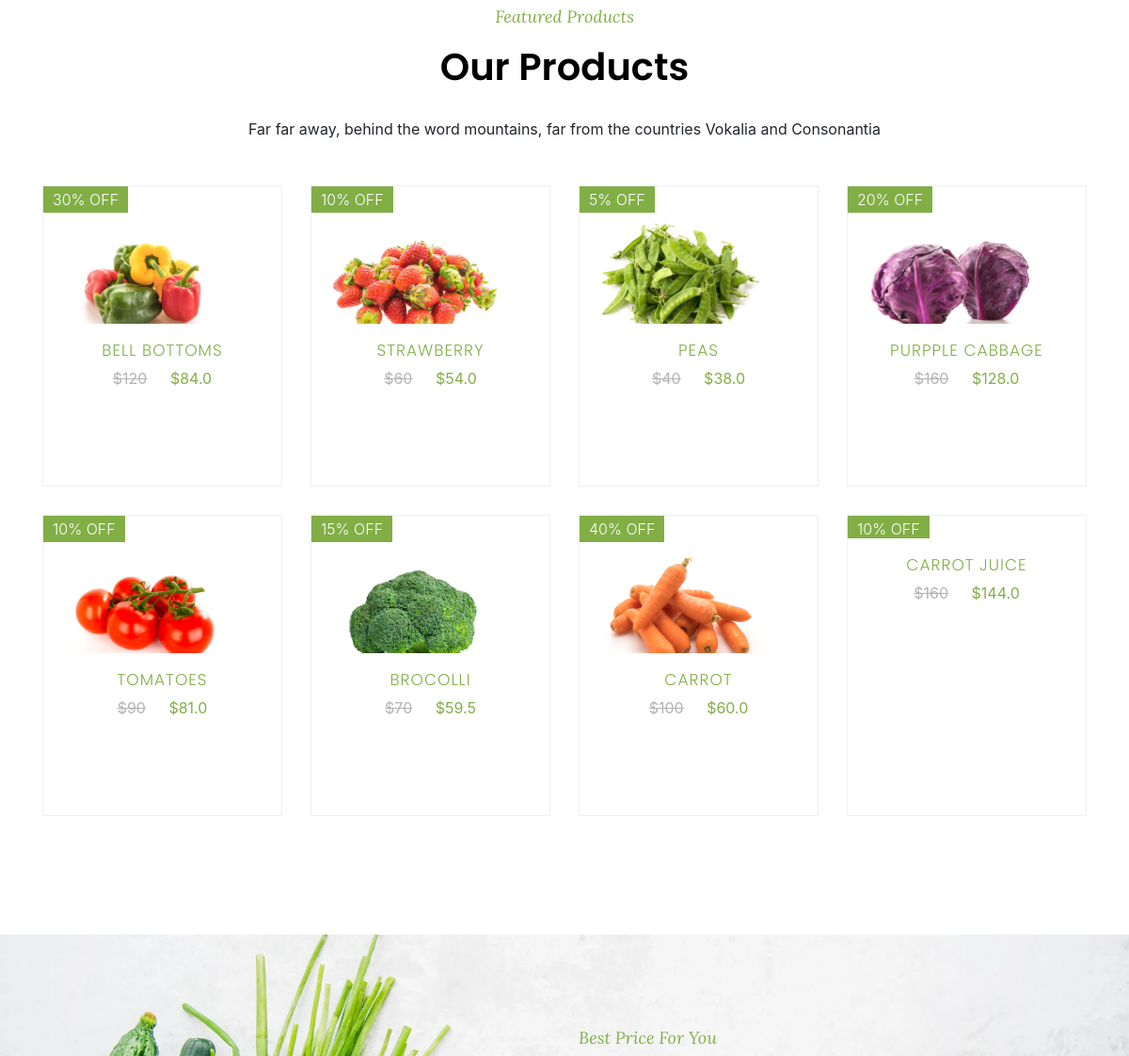
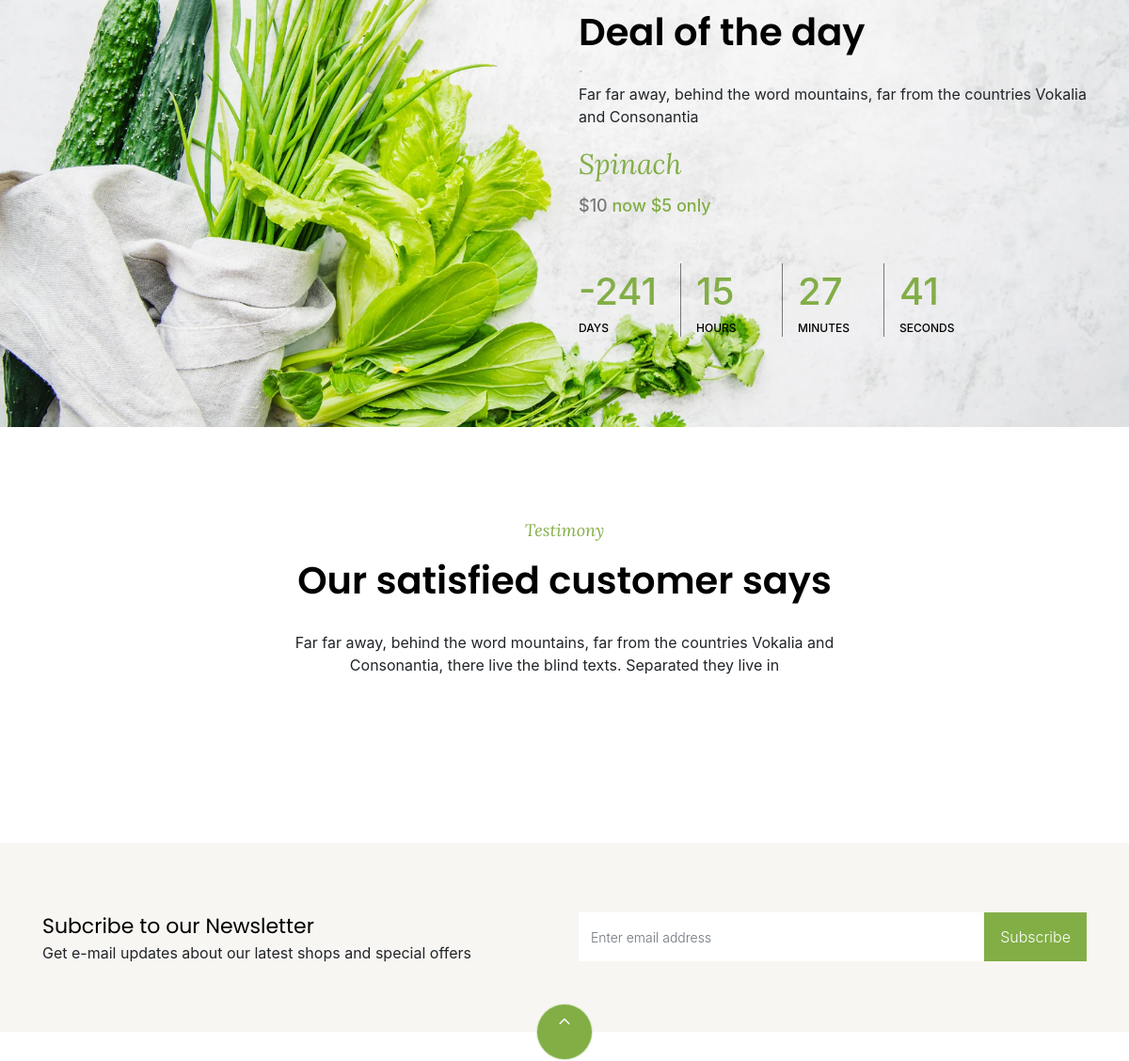
/ (middle part), run on an earlier commit of the app's database (2 pictures, top to bottom).
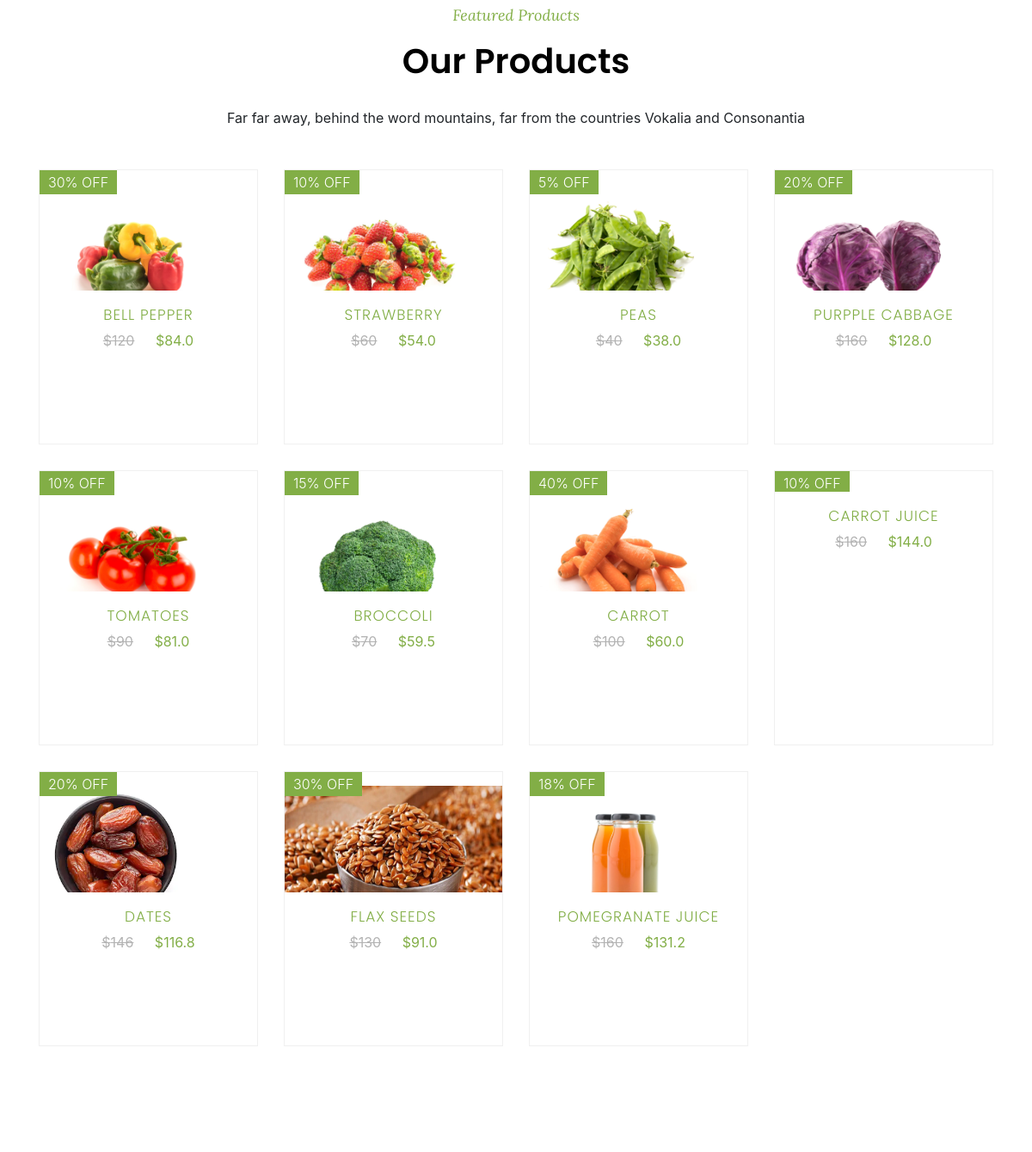
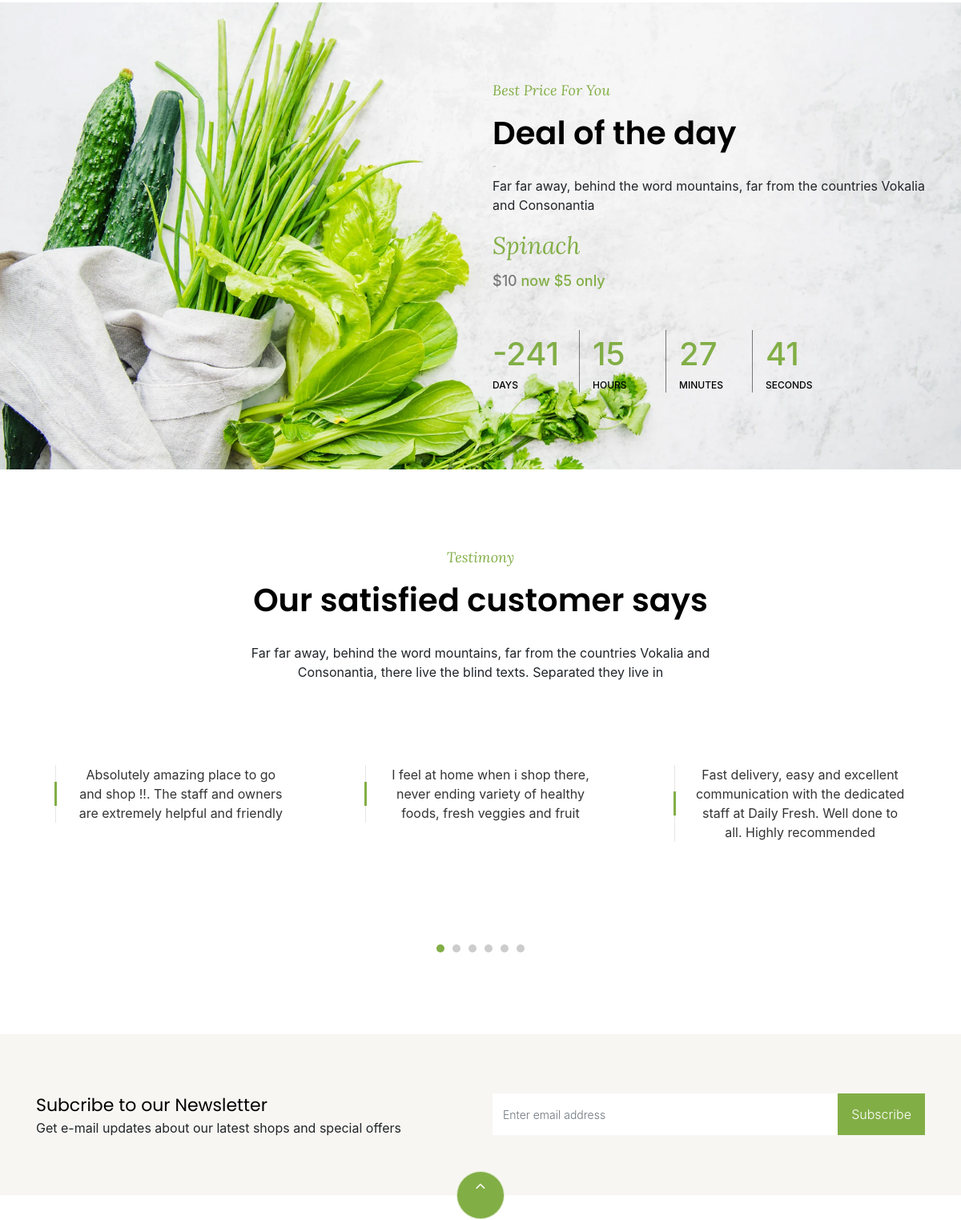
And on a later commit of the database (2 pictures, top to bottom).
### orderitems/models.py (models this page shows, shortened)
class items(models.Model):
    name = models.CharField(max_length=100)
    typeOf = models.CharField(max_length=1,choices=ItemTypes)
    price = models.IntegerField()
    offer = models.IntegerField(default = 0)
    image = models.ImageField(upload_to = "items",blank=True)
    dealOfTheDay = models.BooleanField()
    description  = models.CharField(max_length=1000,default="")
    def saleprice(self):
        if self.offer > 0:
            return self.price - (self.price * (self.offer / 100))
        else:
            return self.price

class usercomments(models.Model):
    comment = models.CharField(max_length = 1000)
    user = models.ForeignKey(User, on_delete = CASCADE)

### orderitems/views.py (the view)
# urls.py: path('',views.index,name="index"),
def index(request):
    featured  =  items.objects.filter(offer__gt = 0).all()
    comments = usercomments.objects.all()[0:6]
    return render(request,'orderitems/index.html',{'featured':featured,'comments':comments})

### orderitems/cartitemscount_contextprocessor.py (called while the page is built)
def cartItemsCount(request):
    cartItems = request.session.get('cartItems')
    if cartItems is not None:
        return {'cart_items_count':len(cartItems)}
    else:
        return {'cart_items_count':0}

### orderitems/templates/orderitems/index.html (shortened to what this page needs)
{% extends "base.html" %}
{% block base %}
{% load static %}
    <section class = "co-section">
        <div class="container">
            <div class="row justify-content-center mb-3 pb-3">
                <div class="col-md-12 heading-section text-center fadeInUp co-animated">
                    <span class="subheading">Featured Products</span>
                    <h2 class="mb-4">Our Products</h2>
                    <p>Far far away, behind the word mountains, far from the countries Vokalia and Consonantia</p>
                </div>
            </div>
        </div>
        <div class="container">
            <div class="row">
            {% for item in featured %}
                <div class="col-md-6 col-lg-3 fadeInUp co-animated">
                    <div class="product">
                        <a href="{% url 'shopitem' item.id %}" class="img-prod">
                            <img class="img-fluid" src="{{ item.image.url }}" alt="Colorlib Template">
                            <span class="status">{{item.offer}}% OFF</span>
                        </a>
                        <div class="text py-3 pb-4 px-3 text-center">
                            <h3><a href="{% url 'shopitem' item.id %}">{{item.name}}</a></h3>
                            <div class="d-flex">
                                <div class="pricing">
                                    <p class="price">
                                    {% if item.offer > 0 %}
                                        <span class="mr-2 price-dc">${{item.price}}</span>
                                        <span class="price-sale">${{item.saleprice}}</span>
                                    {% else %}
                                        <span class="price-sale no-offer">${{item.saleprice}}</span>
                                    {% endif %}
                                    </p>
                                </div>
                            </div>
                        </div>
                    </div>
                </div>
            {% endfor %}
            </div>
        </div>
    </section>
    <section class = "co-section img" style = "background-image: url({% static 'media/bg_3.webp' %});">
        <div class = "container">
            <div class = "row justify-content-end">
                <div class="col-md-6 heading-section deal-of-the-day fadeInUp co-animated">
                    <span class="subheading">Best Price For You</span>
                    <h2 class="mb-4">Deal of the day</h2>
                    <p>Far far away, behind the word mountains, far from the countries Vokalia and Consonantia</p>
                    <h3>
                        <a href="#">Spinach</a>
                    </h3>
                    <span class="price">
                        $10
                        <a href="#">now $5 only</a>
                    </span>
                    <div id="timer" class="d-flex mt-5">
                        <div class="time" id="days">-241<span>Days</span></div>
                        <div class="time pl-3" id="hours">15<span>Hours</span></div>
                        <div class="time pl-3" id="minutes">27<span>Minutes</span></div>
                        <div class="time pl-3" id="seconds">41<span>Seconds</span></div>
                    </div>
                </div>
            </div>
        </div>
    </section>
    <section class = "co-section testimony-section">
        <div class = "container">
            <div class = "row justify-content-center mb-5 pb-3">
                <div class= "col-md-7 heading-section text-center fadeInUp co-animated">
                    <span class="subheading">Testimony</span>
                    <h2 class="mb-4">Our satisfied customer says</h2>
                    <p>Far far away, behind the word mountains, far from the countries Vokalia and Consonantia, there live the blind texts. Separated they live in</p>
                </diV>
            </div>
            <div class = "row fadeInUp co-animated">
                <div class = "col-md-12">
                    <div class = "owl-carousel owl-theme">
                    {% for comment in comments %}
                        <div class="item">
                            <div class="testimony-wrap p-4 pb-5">
                                <div class="text text-center">
                                    <p class="mb-5 pl-4 line">{{comment.comment}}</p>
                                </div>
                            </div>
                        </div>
                    {% endfor %}
                    </div>
                </div>
            </div>
        </div>
    </section>
{% endblock %}

### vegfoods/templates/base.html (shortened to what this page needs)
<!DOCTYPE html>
<html>
    <head>
    {% load static %}
    <link rel="stylesheet" href="https://stackpath.bootstrapcdn.com/font-awesome/4.7.0/css/font-awesome.min.css">
    <link rel="stylesheet" href="https://maxcdn.bootstrapcdn.com/bootstrap/4.0.0/css/bootstrap.min.css">
    <link rel="stylesheet" href="{% static 'css/owl.carousel.min.css' %}" />
    <link rel="stylesheet" href="{% static 'css/base.css' %}">
    <link rel="stylesheet" href="{% static 'css/index.css' %}">
    <link rel="stylesheet" href="{% static 'css/shop.css' %}">
    <link rel="stylesheet" href="{% static 'css/wishlist.css' %}">
    <link rel="stylesheet" href="{% static 'css/cart.css' %}">
    <link rel="stylesheet" href="{% static 'css/checkout.css' %}">
    <link rel="stylesheet" href="{% static 'css/singleProduct.css' %}">
    <link rel="stylesheet" href="{% static 'css/login-signup.css' %}">
    <link rel="stylesheet" href="{% static 'css/about.css' %}">
    <link rel="stylesheet" href="{% static 'css/contact.css' %}">
    </head>
    <body>
        {% block base %}
        {% endblock  %}
        <section class="co-section co-no-pt co-no-pb bg-light">
            <div class="container py-4">
                <div class="row d-flex justify-content-center py-5">
                    <div class="col-md-6">
                        <h2 style="font-size: 22px;" class="mb-0">Subcribe to our Newsletter</h2>
                        <span>Get e-mail updates about our latest shops and special offers</span>
                    </div>
                    <div class="col-md-6 d-flex align-items-center">
                        <form action="#" class="subscribe-form">
                            <div class="form-group d-flex">
                                <input type="text" class="form-control" placeholder="Enter email address">
                                <input type="submit" value="Subscribe" class="submit px-3">
                            </div>
                        </form>
                    </div>
                </div>
            </div>
        </section>
        <footer class = "co-footer co-section">
            <div class = "container">
                <div class = "row">
                    <div class = "mouse">
                        <a href="#header-data" class="mouse-icon">
                            <div class="mouse-wheel">
                               <i class="fa fa-angle-up" style="color:white" aria-hidden="true"></i>
                            </div>
                        </a>
                    </div>
                </div>
            </div>
        </footer>
    </body>
</html>

### vegfoods/static/css/base.css (style rules this page uses)
.co-section { padding: 6em 0; position: relative; }
.co-no-pt { padding-top: 0 !important; }
.co-no-pb { padding-bottom: 0 !important; }
.bg-light { background: #f7f6f2 !important; }
h1, h2, h3, h4, h5, .h1, .h2, .h3, .h4, .h5 { line-height: 1.5; font-weight: 400; color: #000000; font-family: "Poppins", Arial, sans-serif; }
.subscribe-form { width: 100%; }
.subscribe-form .form-group { position: relative; margin-bottom: 0; border: none; background: #fff; -webkit-border-radius: 0; -moz-border-radius: 0; -ms-border-radius: 0; border-radius: 0; }
.d-flex { display: -webkit-box !important; display: -ms-flexbox !important; display: flex !important; }
.subscribe-form .form-group input { background: #fff !important; border: 1px solid transparent; color: black !important; font-size: 14px; font-weight: 300; -webkit-border-radius: 30px; -moz-border-radius: 30px; -ms-border-radius: 30px; border-radius: 30px; }
.form-control { height: 52px !important; background: #fff !important; color: #000000 !important; font-size: 18px; border-radius: 0px; -webkit-box-shadow: none !important; box-shadow: none !important; }
.form-control { display: block; width: 100%; height: calc(2.25rem + 2px); padding: 0.375rem 0.75rem; font-size: 1rem; font-weight: 400; line-height: 1.5; color: #495057; background-color: #fff; background-clip: padding-box; border: 1px solid #ced4da; border-radius: 0.25rem; -webkit-transition: border-color 0.15s ease-in-out, -webkit-box-shadow 0.15s ease-in-out; transition: border-color 0.15s ease-in-out, -webkit-box-shadow 0.15s ease-in-out; -o-transition: border-color 0.15s ease-in-out, box-shadow 0.15s ease-in-out; transition: border-color 0.15s ease-in-out, box-shadow 0.15s ease-in-out; transition: border-color 0.15s ease-in-out, box-shadow 0.15s ease-in-out, -webkit-box-shadow 0.15s ease-in-out; }
.subscribe-form .form-group .submit { border-left: 1px solid #82ae46; color: #fff !important; -webkit-border-radius: 0; -moz-border-radius: 0; -ms-border-radius: 0; border-radius: 0; font-size: 16px; background: #82ae46 !important; }
.pl-3, .px-3 { padding-left: 1rem !important; }
.co-footer { font-size: 14px; padding: 7em 0; color: #000000; }
.mouse { position: absolute; left: 0; right: 0; top: -30px; z-index: 99; }
.mouse-icon { width: 60px; height: 60px; border: 1px solid rgba(255, 255, 255, 0.7); -webkit-border-radius: 50%; -moz-border-radius: 50%; -ms-border-radius: 50%; border-radius: 50%; background: #82ae46; cursor: pointer; position: relative; text-align: center; margin: 0 auto; display: block; }
a { -webkit-transition: .3s all ease; -o-transition: .3s all ease; transition: .3s all ease; color: #82ae46; }
a { color: #007bff; text-decoration: none; background-color: transparent; }
.mouse-wheel { height: 30px; margin: 2px auto 0; display: block; width: 30px; background: transparent; -webkit-border-radius: 50%; -moz-border-radius: 50%; -ms-border-radius: 50%; border-radius: 50%; -webkit-animation: 1.6s ease infinite wheel-up-down; -moz-animation: 1.6s ease infinite wheel-up-down; animation: 1.6s ease infinite wheel-up-down; color: #fff; font-size: 20px; }
.fadeInUp { -webkit-animation-name: fadeInUp; animation-name: fadeInUp; }
.co-animated { -webkit-animation-duration: 2s; animation-duration: 2s; -webkit-animation-fill-mode: both; animation-fill-mode: both; }

### orderitems/static/css/about.css (style rules this page uses)
.hero-wrap, .img, .blog-img, .user-img { background-size: cover; background-repeat: no-repeat; background-position: center center; }

What changed in the data, as far as the page shows it:
changed items: name "BELL BOTTOMS" → "BELL PEPPER"
changed items: name "BROCOLLI" → "BROCCOLI"
added items: image (picture), offer "20", name "DATES", saleprice "116.8"
added items: image (picture), offer "30", name "FLAX SEEDS", saleprice "91.0"
added items: image (picture), offer "18", name "POMEGRANATE JUICE", saleprice "131.2"
added usercomments: comment "Absolutely amazing place to go and shop !!. The staff and owners are extremely helpful and friendly"
added usercomments: comment "I feel at home when i shop there, never ending variety of healthy foods, fresh veggies and fruit"
added usercomments: comment "Fast delivery, easy and excellent communication with the dedicated staff at Daily Fresh. Well done to all. Highly recommended"
